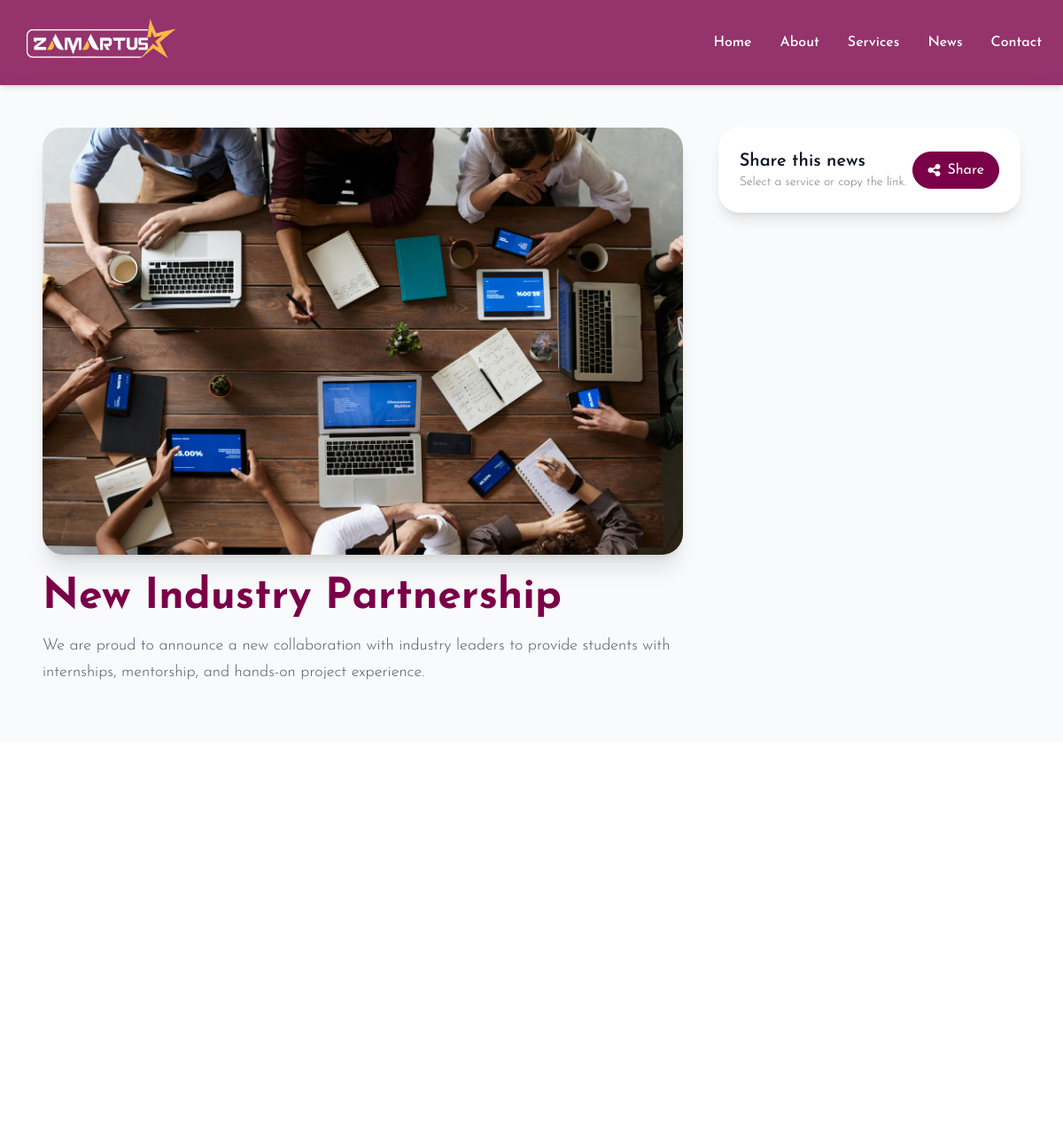
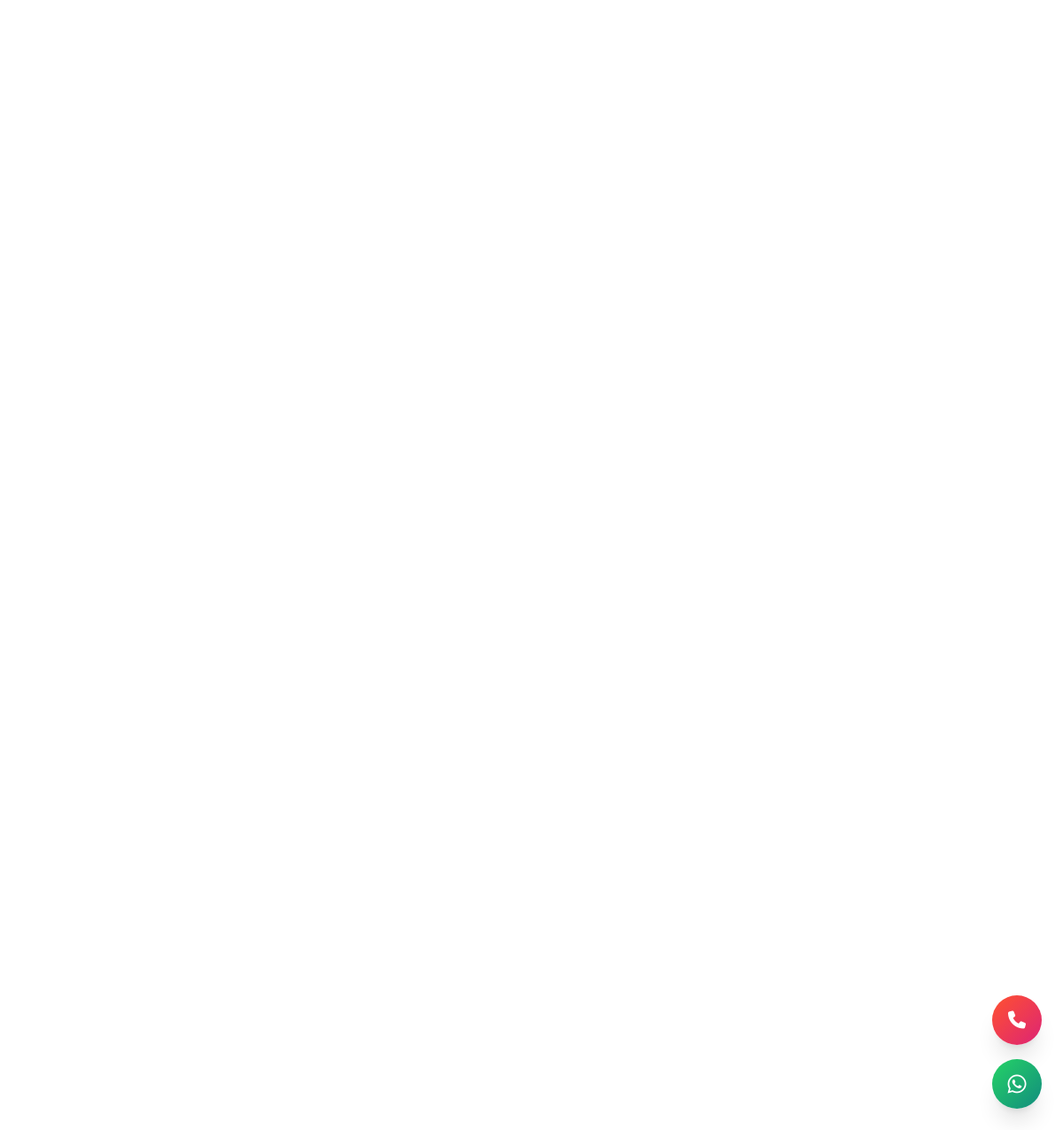
/news/3/, run on the app's committed database (2 pictures, top to bottom).
### app/models.py (models this page shows, shortened)
class News(models.Model):
    heading = models.CharField(max_length=255)
    description = models.TextField()
    image = models.ImageField(upload_to='news/')
    class Meta:
        verbose_name = 'News'
        verbose_name_plural = 'News'

### app/views.py (the view)
# urls.py: path('news/<int:id>/', news_details, name='news_detail'),
def news_details(request, id):
    news_item = News.objects.get(id=id)
    context = {
        'news': news_item
    }
    return render(request, 'news_details.html', context)

### app/templates/news_details.html (shortened to what this page needs)
{% extends "base.html" %}
{% block content %}
<div class="relative bg-gray-50 py-16 mt-20">
    <div class="max-w-6xl mx-auto px-6">
        <div class="grid grid-cols-1 lg:grid-cols-3 gap-10 items-start">
            <div class="lg:col-span-2 space-y-6">
                <div class="overflow-hidden rounded-3xl shadow-xl">
                    <img src="{{ news.image.url }}" alt="{{ news.heading }}" class="w-full h-auto object-cover">
                </div>
                <div class="space-y-4">
                    <h1 class="text-4xl md:text-5xl font-bold text-[#7A0048]">{{ news.heading }}</h1>
                    <p class="text-gray-600 text-lg leading-relaxed">{{ news.description }}</p>
                </div>
            </div>
            <aside class="space-y-6 bg-white p-6 rounded-3xl shadow-lg">
                <div class="flex items-center justify-between">
                    <div>
                        <h2 class="text-xl font-semibold text-gray-900">Share this news</h2>
                        <p class="text-sm text-gray-500">Select a service or copy the link.</p>
                    </div>
                    <button id="shareToggleButton" type="button"
                        class="inline-flex items-center gap-2 rounded-full border border-[#7A0048] bg-[#7A0048] px-4 py-2 text-white hover:bg-[#5f003d] transition">
                        <i class="fas fa-share-alt"></i>
                        Share
                    </button>
                </div>
            </aside>
        </div>
    </div>
</div>
{% endblock %}

### app/templates/base.html (style rules this page uses)
body { font-family: "Josefin Sans", sans-serif; font-optical-sizing: auto; font-style: normal; }
h1, h2, h3, h4, h5, h6 { font-weight: 600; }
p { font-weight: 350; }

### data on the page
News: image (picture), heading "New Industry Partnership", description "We are proud to announce a new collaboration with industry leaders to provide students with internships, mentorship, and hands-on project experience."
